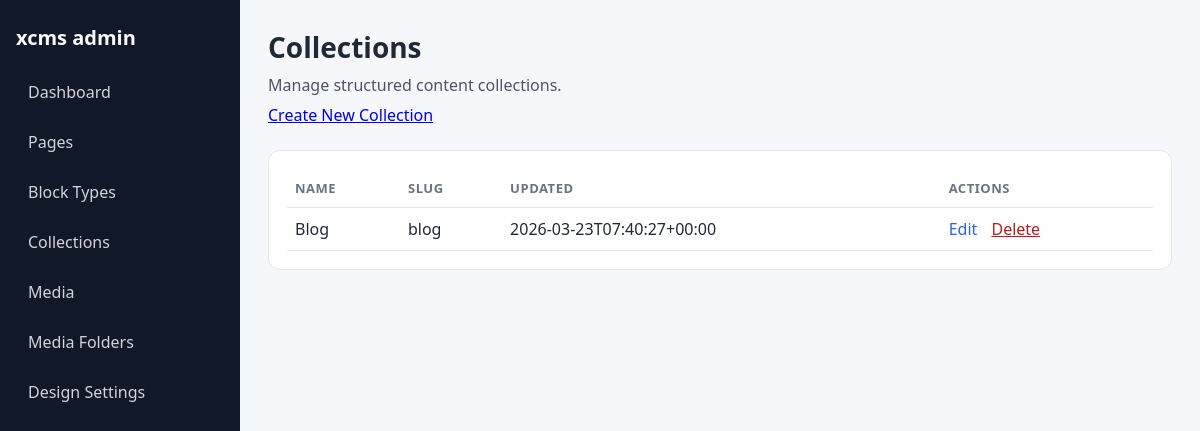
The app's page /admin/collections, older data.
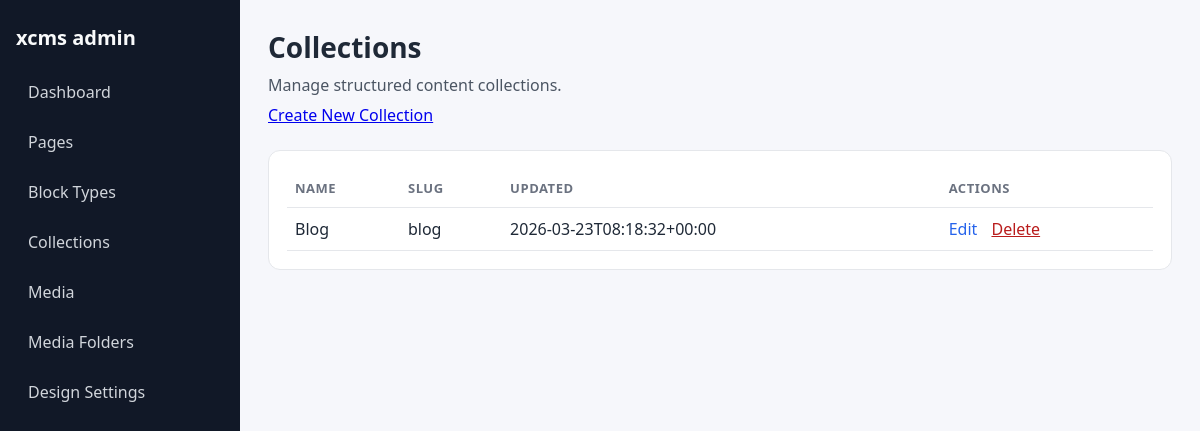
The same page, newer data.
### tables this page shows
CREATE TABLE collections (
    id INTEGER PRIMARY KEY AUTOINCREMENT,
    name TEXT NOT NULL,
    key TEXT NOT NULL,
    description TEXT,
    schema_json TEXT NOT NULL DEFAULT '{}',
    created_at TEXT NOT NULL,
    updated_at TEXT NOT NULL
);

### app/Core/View.php (called while the page is built, shortened)
<?php
class View
{
    private string $basePath;
    public function __construct()
    {
        $this->basePath = BASE_PATH . '/app/Views';
    }
    public function render(string $view, array $data = []): string
    {
        $path = $this->basePath . '/' . $view . '.php';
        extract($data, EXTR_SKIP);
        require $path;
        return ob_get_clean();
    }
}

### app/Core/Controller.php (called while the page is built, shortened)
<?php
abstract class Controller
{
    protected Response $response;
    public function __construct(Request $request, Response $response)
    {
        $this->response = $response;
    }
    protected function render(string $view, array $data = [], string $layout = 'main'): void
    {
        $viewEngine = new View();
        $content = $viewEngine->render($view, $data);
        if ($layout) {
            $layoutContent = $viewEngine->render('layouts/' . $layout, [
                'content' => $content,
                ...$data
            ]);
            $this->response->html($layoutContent);
        } else {
            $this->response->html($content);
        }
        $this->response->send();
    }
}

### app/Controllers/Admin/CollectionAdminController.php (called while the page is built, shortened)
<?php
class CollectionAdminController extends Controller
{
    private CollectionRepository $collectionRepository;
    public function __construct(Request $request, Response $response)
    {
        $this->collectionRepository = new CollectionRepository();
    }
    public function index(): void
    {
        $collections = $this->collectionRepository->all();
        $this->render('admin/collections/index', [
            'pageTitle' => 'Manage Collections',
            'collections' => $collections,
            'flash' => $this->readFlashFromQuery(),
        ], 'admin');
    }
    private function readFlashFromQuery(): ?array
    {
        return null;
    }
}

### public/index.php (called while the page is built, shortened)
<?php
try {
    $request = new Request();
    $response = new Response();
    $router = new Router();
    $routes = require dirname(__DIR__) . '/routes.php';
    foreach ($routes as $path => $handler) {
        $router->get($path, $handler);
        $router->post($path, $handler);
    }
    $router->setSlugFallback('PageController', 'show');
    $router->dispatch($request, $response);
} catch (\Exception $e) {
    http_response_code(500);
    echo '<h1>Error</h1>';
    echo '<p>' . htmlspecialchars($e->getMessage()) . '</p>';
    if (getenv('APP_DEBUG')) {
        echo '<pre>' . htmlspecialchars($e->getTraceAsString()) . '</pre>';
    }
}

### app/Core/Autoloader.php (called while the page is built, shortened)
<?php
class Autoloader
{
    private static string $basePath;
    public static function register(string $basePath): void
    {
        self::$basePath = $basePath;
    }
    public static function load(string $class): void
    {
        $path = self::$basePath . '/app/' . str_replace('\\', '/', substr($class, 4)) . '.php';
    }
}

### app/Core/Database.php (called while the page is built, shortened)
<?php
class Database
{
    private static ?PDO $instance = null;
    public static function initialize(string $dbPath): void
    {
        try {
            self::$instance = new PDO(
                'sqlite:' . $dbPath,
                null,
                null,
                [
                    PDO::ATTR_ERRMODE => PDO::ERRMODE_EXCEPTION,
                    PDO::ATTR_DEFAULT_FETCH_MODE => PDO::FETCH_ASSOC,
                ]
            );
        } catch (\PDOException $e) {
            throw new \RuntimeException('Database connection failed: ' . $e->getMessage());
        }
    }
    public static function connection(): PDO
    {
        return self::$instance;
    }
}

### app/Repositories/BaseRepository.php (called while the page is built, shortened)
<?php
abstract class BaseRepository
{
    protected string $table;
    protected PDO $db;
    public function __construct()
    {
        $this->db = Database::connection();
    }
    protected function hydrate(array $row): object
    {
        return new $this->modelClass($row);
    }
    protected function hydrateAll(array $rows): array
    {
        return array_map($this->hydrate(...), $rows);
    }
    public function all(): array
    {
        $stmt = $this->db->query("SELECT * FROM {$this->table}");
        return $this->hydrateAll($stmt->fetchAll(PDO::FETCH_ASSOC));
    }
}

### app/Models/CmsCollection.php (called while the page is built, shortened)
<?php
class CmsCollection
{
    public function fromArray(array $data): self
    {
        return $this;
    }
}

### app/Core/Request.php (called while the page is built, shortened)
<?php
class Request
{
    private string $method;
    private string $path;
    private array $server;
    public function __construct()
    {
        $this->server = $_SERVER;
        $this->method = $_SERVER['REQUEST_METHOD'] ?? 'GET';
        $this->path = $this->parsePath();
    }
    private function parsePath(): string
    {
        $requestUri = $this->server['REQUEST_URI'] ?? '/';
        $scriptName = $this->server['SCRIPT_NAME'] ?? '/';
        $path = parse_url($requestUri, PHP_URL_PATH);
        $basePath = dirname($scriptName);
        return rtrim($path ?: '/', '/') ?: '/';
    }
    public function getMethod(): string
    {
        return $this->method;
    }
    public function getPath(): string
    {
        return $this->path;
    }
}

### app/Views/admin/collections/index.php (the view, shortened to what this page needs)
<section class="admin-page-header">
    <h2>Collections</h2>
    <p>Manage structured content collections.</p>
    <p><a href="/admin/collections/create">Create New Collection</a></p>
</section>
<section class="admin-grid">
    <div class="stat-card">
        <?php if (empty($collections)): ?>
            <p>No collections found.</p>
        <?php else: ?>
            <table class="admin-table">
                <thead>
                <tr>
                    <th>Name</th>
                    <th>Slug</th>
                    <th>Updated</th>
                    <th>Actions</th>
                </tr>
                </thead>
                <tbody>
                <?php foreach ($collections as $collection): ?>
                    <tr>
                        <td><?= htmlspecialchars((string) $collection->name, ENT_QUOTES | ENT_SUBSTITUTE, 'UTF-8') ?></td>
                        <td><?= htmlspecialchars((string) $collection->key, ENT_QUOTES | ENT_SUBSTITUTE, 'UTF-8') ?></td>
                        <td><?= htmlspecialchars((string) ($collection->updated_at ?? '-'), ENT_QUOTES | ENT_SUBSTITUTE, 'UTF-8') ?></td>
                        <td>
                            <a href="/admin/collections/<?= (int) $collection->id ?>/edit">Edit</a>
                            <form method="post" action="/admin/collections" class="inline-form" onsubmit="return confirm('Delete this collection?');">
                                <button type="submit" class="link-button">Delete</button>
                            </form>
                        </td>
                    </tr>
                <?php endforeach; ?>
                </tbody>
            </table>
        <?php endif; ?>
    </div>
</section>

### app/Views/layouts/admin.php (shortened to what this page needs)
<!doctype html>
<html lang="en">
<head>
    <link rel="stylesheet" href="/assets/admin.css">
</head>
<body>
<div class="admin-shell">
    <aside class="admin-sidebar">
        <?php require BASE_PATH . '/app/Views/partials/admin_nav.php'; ?>
    </aside>
    <main class="admin-main">
        <?= $content ?>
    </main>
</div>
</body>
</html>

### app/Views/partials/admin_nav.php
<nav class="admin-nav">
    <h1 class="admin-logo">xcms admin</h1>
    <ul>
        <li><a href="/admin">Dashboard</a></li>
        <li><a href="/admin/pages">Pages</a></li>
        <li><a href="/admin/block-types">Block Types</a></li>
        <li><a href="/admin/collections">Collections</a></li>
        <li><a href="/admin/media">Media</a></li>
        <li><a href="/admin/media/folders">Media Folders</a></li>
        <li><a href="/admin/design">Design Settings</a></li>
    </ul>
</nav>

### app/Core/Router.php (shortened to what this page needs)
<?php
class Router
{
    private array $routes = [];
    private function registerRoute(string $method, string $path, array $handler): void
    {
        $key = $method . ':' . $path;
        $this->routes[$key] = $handler;
    }
    public function dispatch(Request $request, Response $response): void
    {
        $method = $request->getMethod();
        $path = $request->getPath();
        $match = $this->matchRoute($method, $path, $request);
        if ($match) {
            $this->executeRoute($match['handler'], $request, $response);
            return;
        }
    }
    private function matchRoute(string $method, string $path, Request $request): ?array
    {
        foreach ($this->routes as $key => $handler) {
            [$routeMethod, $routePath] = explode(':', $key, 2);
            if ($routeMethod !== $method) {
                continue;
            }
            $params = $this->parseParams($routePath, $path);
            if ($params !== null) {
                return ['handler' => $handler];
            }
        }
        return null;
    }
    private function parseParams(string $pattern, string $path): ?array
    {
        $pattern = preg_replace_callback('/:(\w+)/', function($m) {
            return '(?P<' . $m[1] . '>[^/]+)';
        }, $pattern);
        $pattern = '#^' . $pattern . '$#';
        if (preg_match($pattern, $path, $matches)) {
            return array_filter($matches, fn($k) => !is_numeric($k), ARRAY_FILTER_USE_KEY);
        }
        return null;
    }
    private function executeRoute(array $handler, Request $request, Response $response): void
    {
        $action = $handler['action'];
        $controller = new $className($request, $response);
        $controller->$action();
    }
}

### app/Core/Response.php (shortened to what this page needs)
<?php
class Response
{
    private ?string $body = null;
    public function html(string $content, ?int $status = null): self
    {
        $this->body = $content;
        return $this;
    }
    public function send(): void
    {
        if ($this->body !== null) {
            echo $this->body;
        }
    }
}

### public/assets/admin.css (style rules this page uses)
* { box-sizing: border-box; }
body { margin: 0; font-family: "Segoe UI", Tahoma, sans-serif; background: #f6f7fb; color: #1f2937; }
.admin-shell { min-height: 100vh; display: grid; grid-template-columns: 240px 1fr; }
.admin-sidebar { background: #111827; color: #e5e7eb; padding: 24px 16px; }
.admin-logo { margin: 0 0 20px; font-size: 20px; font-weight: 700; color: #f9fafb; }
.admin-nav ul { margin: 0; padding: 0; list-style: none; display: grid; gap: 8px; }
.admin-nav a { display: block; padding: 10px 12px; border-radius: 8px; color: #d1d5db; text-decoration: none; }
.admin-main { padding: 28px; }
.admin-page-header h2 { margin: 0; font-size: 28px; }
.admin-page-header p { margin: 8px 0 0; color: #4b5563; }
.admin-grid { margin-top: 24px; display: grid; gap: 16px; }
.stat-card { background: #ffffff; border: 1px solid #e5e7eb; border-radius: 12px; padding: 18px; }
.stat-card a { color: #2563eb; text-decoration: none; }
.admin-table { width: 100%; border-collapse: collapse; }
.admin-table th, .admin-table td { text-align: left; padding: 10px 8px; border-bottom: 1px solid #e5e7eb; vertical-align: middle; }
.admin-table th { font-size: 13px; text-transform: uppercase; letter-spacing: 0.04em; color: #6b7280; }
.inline-form { display: inline; margin-left: 10px; }
.link-button { border: 0; background: transparent; color: #b91c1c; text-decoration: underline; cursor: pointer; padding: 0; font: inherit; }

Row changes from the older to the newer data that the page shows:
changed collections "Blog": updated_at "2026-03-23T07:40:27+00:00" → "2026-03-23T08:18:32+00:00"
